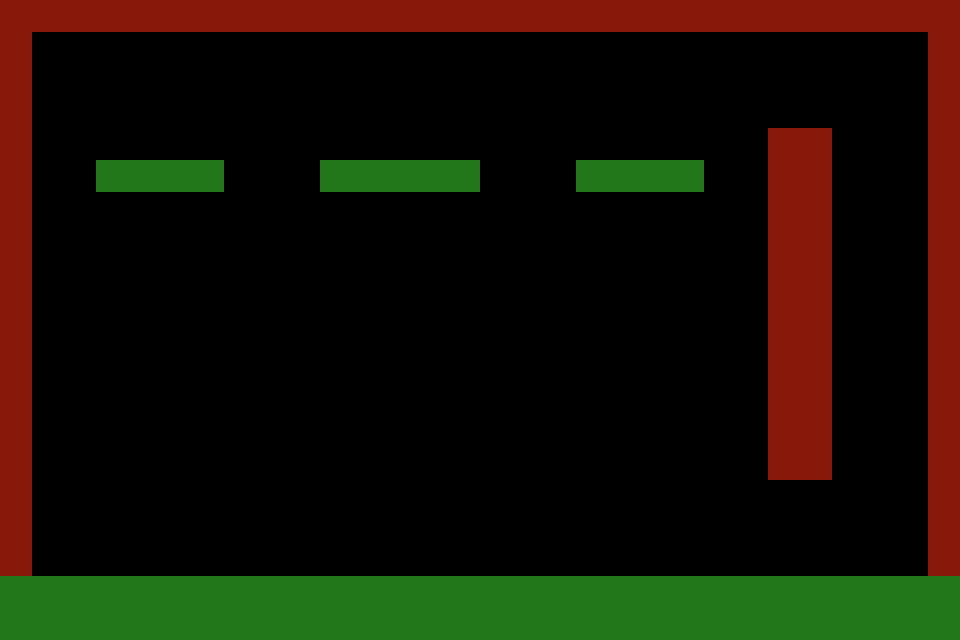

This game map was drawn from its Tiled (.tmx) file and the tilesets committed beside it. A one-line description and the full map source follow:
An orthogonal 30x20 tile map with 32x32 px tiles, 2 tile layers (sol, mur).

<map version="1.9" tiledversion="1.9.2" orientation="orthogonal" renderorder="right-down" width="30" height="20" tilewidth="32" tileheight="32" infinite="0" nextlayerid="3" nextobjectid="1">
 <tileset firstgid="1" name="tile_set" tilewidth="32" tileheight="32" tilecount="25" columns="5">
  <image source="../assets/tile_set.png" width="160" height="160" />
  <tile id="1">
   <properties>
    <property name="sol" type="bool" value="true" />
   </properties>
  </tile>
  <tile id="3">
   <properties>
    <property name="mur" type="bool" value="true" />
   </properties>
  </tile>
 </tileset>
 <layer id="1" name="sol" width="30" height="20" opacity="0.9">
  <data encoding="csv">
0,0,0,0,0,0,0,0,0,0,0,0,0,0,0,0,0,0,0,0,0,0,0,0,0,0,0,0,0,0,
0,0,0,0,0,0,0,0,0,0,0,0,0,0,0,0,0,0,0,0,0,0,0,0,0,0,0,0,0,0,
0,0,0,0,0,0,0,0,0,0,0,0,0,0,0,0,0,0,0,0,0,0,0,0,0,0,0,0,0,0,
0,0,0,0,0,0,0,0,0,0,0,0,0,0,0,0,0,0,0,0,0,0,0,0,0,0,0,0,0,0,
0,0,0,0,0,0,0,0,0,0,0,0,0,0,0,0,0,0,0,0,0,0,0,0,0,0,0,0,0,0,
0,0,0,2,2,2,2,0,0,0,2,2,2,2,2,0,0,0,2,2,2,2,0,0,0,0,0,0,0,0,
0,0,0,0,0,0,0,0,0,0,0,0,0,0,0,0,0,0,0,0,0,0,0,0,0,0,0,0,0,0,
0,0,0,0,0,0,0,0,0,0,0,0,0,0,0,0,0,0,0,0,0,0,0,0,0,0,0,0,0,0,
0,0,0,0,0,0,0,0,0,0,0,0,0,0,0,0,0,0,0,0,0,0,0,0,0,0,0,0,0,0,
0,0,0,0,0,0,0,0,0,0,0,0,0,0,0,0,0,0,0,0,0,0,0,0,0,0,0,0,0,0,
0,0,0,0,0,0,0,0,0,0,0,0,0,0,0,0,0,0,0,0,0,0,0,0,0,0,0,0,0,0,
0,0,0,0,0,0,0,0,0,0,0,0,0,0,0,0,0,0,0,0,0,0,0,0,0,0,0,0,0,0,
0,0,0,0,0,0,0,0,0,0,0,0,0,0,0,0,0,0,0,0,0,0,0,0,0,0,0,0,0,0,
0,0,0,0,0,0,0,0,0,0,0,0,0,0,0,0,0,0,0,0,0,0,0,0,0,0,0,0,0,0,
0,0,0,0,0,0,0,0,0,0,0,0,0,0,0,0,0,0,0,0,0,0,0,0,0,0,0,0,0,0,
0,0,0,0,0,0,0,0,0,0,0,0,0,0,0,0,0,0,0,0,0,0,0,0,0,0,0,0,0,0,
0,0,0,0,0,0,0,0,0,0,0,0,0,0,0,0,0,0,0,0,0,0,0,0,0,0,0,0,0,0,
0,0,0,0,0,0,0,0,0,0,0,0,0,0,0,0,0,0,0,0,0,0,0,0,0,0,0,0,0,0,
2,2,2,2,2,2,2,2,2,2,2,2,2,2,2,2,2,2,2,2,2,2,2,2,2,2,2,2,2,2,
2,2,2,2,2,2,2,2,2,2,2,2,2,2,2,2,2,2,2,2,2,2,2,2,2,2,2,2,2,2
</data>
 </layer>
 <layer id="2" name="mur" width="30" height="20">
  <data encoding="csv">
4,4,4,4,4,4,4,4,4,4,4,4,4,4,4,4,4,4,4,4,4,4,4,4,4,4,4,4,4,4,
4,0,0,0,0,0,0,0,0,0,0,0,0,0,0,0,0,0,0,0,0,0,0,0,0,0,0,0,0,4,
4,0,0,0,0,0,0,0,0,0,0,0,0,0,0,0,0,0,0,0,0,0,0,0,0,0,0,0,0,4,
4,0,0,0,0,0,0,0,0,0,0,0,0,0,0,0,0,0,0,0,0,0,0,0,0,0,0,0,0,4,
4,0,0,0,0,0,0,0,0,0,0,0,0,0,0,0,0,0,0,0,0,0,0,0,4,4,0,0,0,4,
4,0,0,0,0,0,0,0,0,0,0,0,0,0,0,0,0,0,0,0,0,0,0,0,4,4,0,0,0,4,
4,0,0,0,0,0,0,0,0,0,0,0,0,0,0,0,0,0,0,0,0,0,0,0,4,4,0,0,0,4,
4,0,0,0,0,0,0,0,0,0,0,0,0,0,0,0,0,0,0,0,0,0,0,0,4,4,0,0,0,4,
4,0,0,0,0,0,0,0,0,0,0,0,0,0,0,0,0,0,0,0,0,0,0,0,4,4,0,0,0,4,
4,0,0,0,0,0,0,0,0,0,0,0,0,0,0,0,0,0,0,0,0,0,0,0,4,4,0,0,0,4,
4,0,0,0,0,0,0,0,0,0,0,0,0,0,0,0,0,0,0,0,0,0,0,0,4,4,0,0,0,4,
4,0,0,0,0,0,0,0,0,0,0,0,0,0,0,0,0,0,0,0,0,0,0,0,4,4,0,0,0,4,
4,0,0,0,0,0,0,0,0,0,0,0,0,0,0,0,0,0,0,0,0,0,0,0,4,4,0,0,0,4,
4,0,0,0,0,0,0,0,0,0,0,0,0,0,0,0,0,0,0,0,0,0,0,0,4,4,0,0,0,4,
4,0,0,0,0,0,0,0,0,0,0,0,0,0,0,0,0,0,0,0,0,0,0,0,4,4,0,0,0,4,
4,0,0,0,0,0,0,0,0,0,0,0,0,0,0,0,0,0,0,0,0,0,0,0,0,0,0,0,0,4,
4,0,0,0,0,0,0,0,0,0,0,0,0,0,0,0,0,0,0,0,0,0,0,0,0,0,0,0,0,4,
4,0,0,0,0,0,0,0,0,0,0,0,0,0,0,0,0,0,0,0,0,0,0,0,0,0,0,0,0,4,
0,0,0,0,0,0,0,0,0,0,0,0,0,0,0,0,0,0,0,0,0,0,0,0,0,0,0,0,0,0,
0,0,0,0,0,0,0,0,0,0,0,0,0,0,0,0,0,0,0,0,0,0,0,0,0,0,0,0,0,0
</data>
 </layer>
</map>